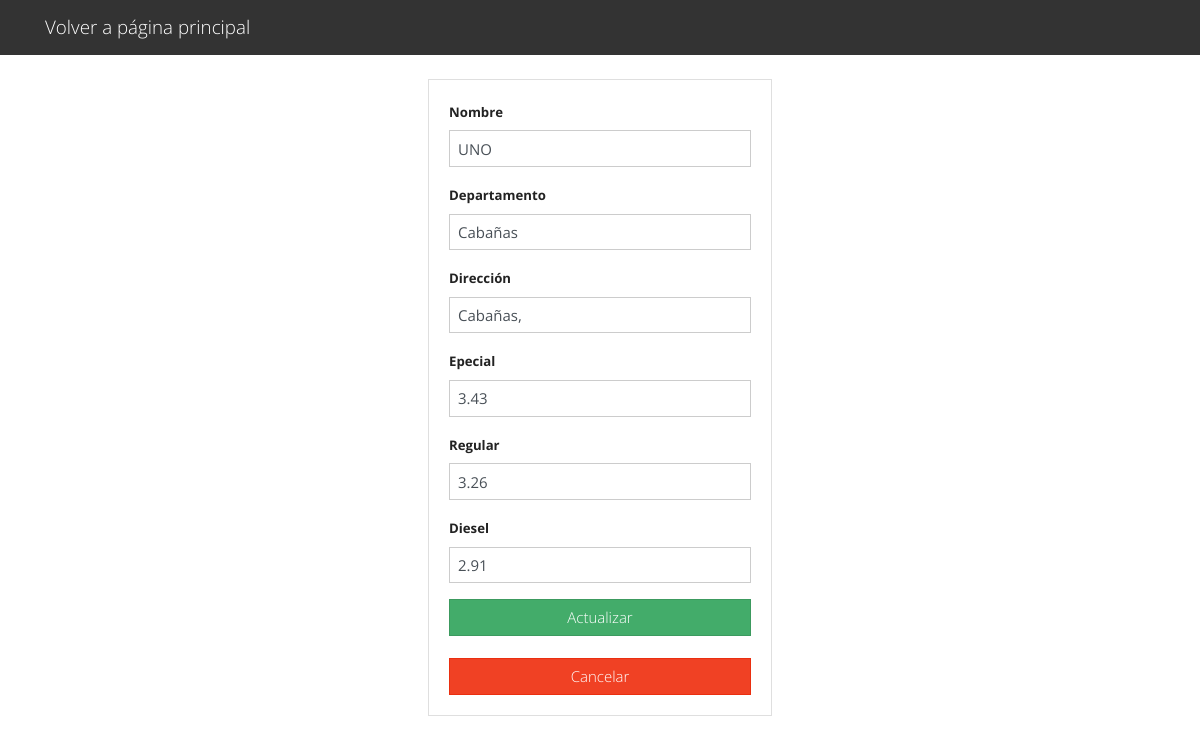
/Modificar.php?id=4 (signed in), run on the app's committed database.
### tables this page shows
CREATE TABLE `precios_combustible` (
  `id` int(11) NOT NULL,
  `Nombre` varchar(45) NOT NULL,
  `Departamento` varchar(45) NOT NULL,
  `Direccion` varchar(100) NOT NULL,
  `Especial` double NOT NULL,
  `Regular` double NOT NULL,
  `Diesel` double NOT NULL
);

### Modificar.php (the view, shortened to what this page needs)
<?php
include("db.php");
$Nombre='' ;
$Departamento='' ;
$Direccion ='';
$Especial = '';
$Regular = '';
$Diesel= '';
if  (isset($_GET['id'])) {
  $id = $_GET['id'];
  $query = $conn->prepare('SELECT * FROM precios_combustible WHERE id=:id');
  $query->bindParam(':id', $id);
  if(!$query->execute()){
    die("Query Failed.");
  }
  $count = $query->rowCount();
  if ($count == 1) {
    $row = $query->fetch(PDO::FETCH_ASSOC);
    $Nombre=$row['Nombre'];
    $Departamento=$row['Departamento'];
    $Direccion =$row['Direccion'];
    $Especial =$row['Especial'];
    $Regular =$row['Regular'];
    $Diesel= $row['Diesel'];
  }
}
?>
<?php include('includes/header.php'); ?>
<div class="container p-4">
  <div class="row">
    <div class="col-md-4 mx-auto">
      <div class="card card-body">
      <form action="Modificar.php?id=<?php echo $_GET['id']; ?>" method="POST">
      <div class="form-group">
            <label><b>Nombre</b></label>
            <input type="text" name="Nombre" class="form-control" placeholder="Nombre" value=<?= $Nombre ?> autofocus>
          </div>
          <div class="form-group">
            <label><b>Departamento</b></label>
            <input type="text" name="Departamento" class="form-control" placeholder="Departamento" value=<?= $Departamento ?> autofocus>
          </div>
          <div class="form-group">
            <label><b>Dirección</b></label>
            <input type="text" name="Direccion" class="form-control" placeholder="Direccion" value=<?= $Direccion ?> autofocus>
          </div>
          <div class="form-group">
            <label><b>Epecial</b></label>
            <input type="text" name="Especial" class="form-control" placeholder="Especial" value=<?= $Especial ?> autofocus>
          </div>
          <div class="form-group">
            <label><b>Regular</b></label>
            <input type="text" name="Regular" class="form-control" placeholder="Regular" value=<?= $Regular ?> autofocus>
          </div>
          <div class="form-group">
            <label><b>Diesel</b></label>
            <input type="text" name="Diesel" class="form-control" placeholder="Diesel" value=<?= $Diesel ?> autofocus>
          </div>
        <button class="btn btn-success btn-block" name="update">
         Actualizar
</button>
      </form>
      <br>
      <a href="List.php" class="btn btn-danger btn-block">Cancelar</a>
      </div>
    </div>
  </div>
</div>

### data on the page
precios_combustible: Nombre "UNO", Departamento "Cabañas", Direccion "Cabañas,", Especial "3.43", Regular "3.26", Diesel "2.91"
